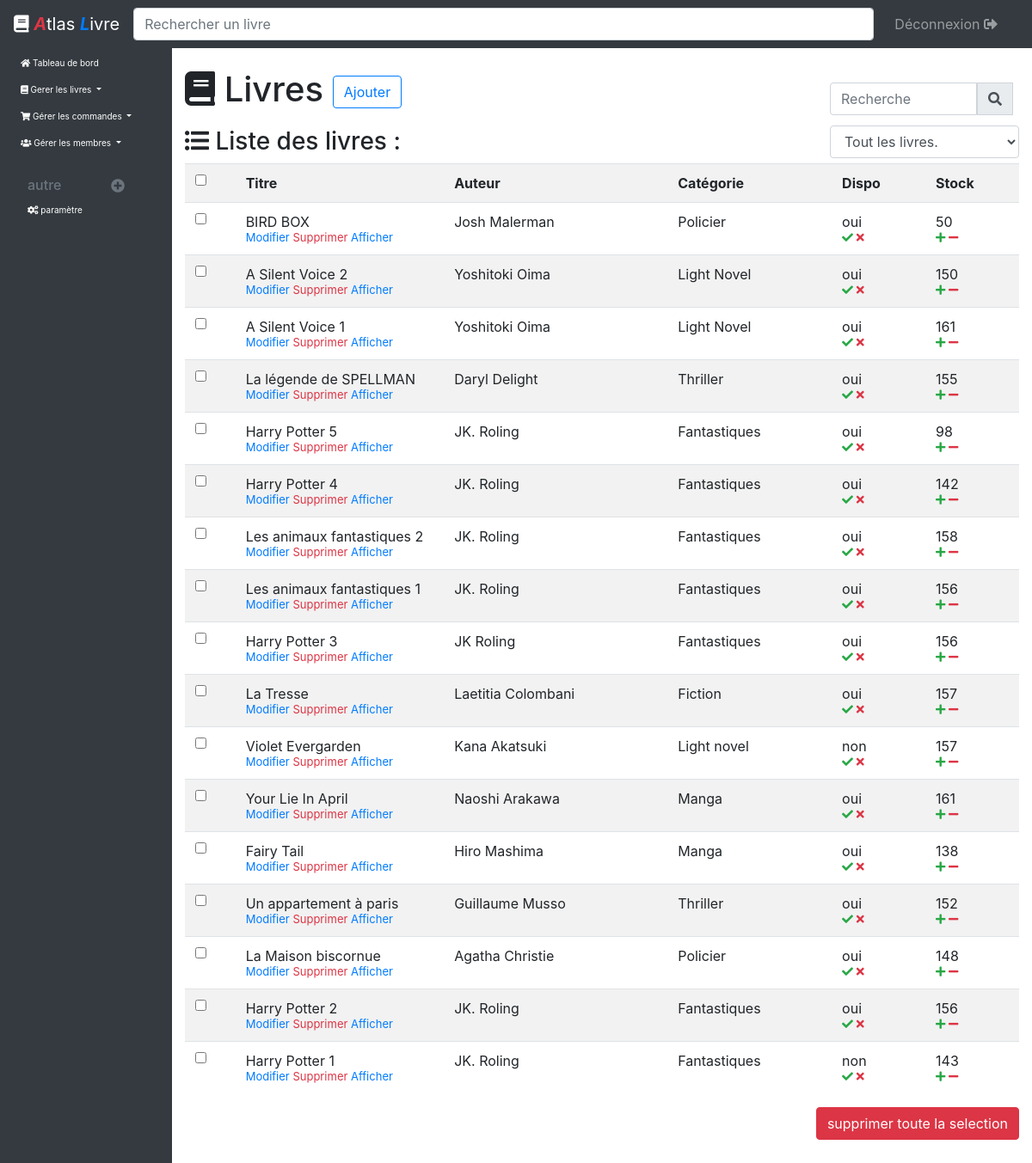
Screenshot of /Espace_admin/controleur/listeLivres_controleur.php (signed in) with the database file from the repository.
### tables this page shows
CREATE TABLE IF NOT EXISTS `livres` (
  `id` int(11) NOT NULL AUTO_INCREMENT,
  `titre` varchar(255) NOT NULL,
  `auteur` varchar(255) NOT NULL,
  `p_ach` int(11) NOT NULL,
  `dispo` varchar(11) NOT NULL,
  `stock` int(11) NOT NULL,
  `cat` varchar(255) NOT NULL,
  `nb_v` int(11) NOT NULL,
  `disc` text NOT NULL,
  `promo` int(11) NOT NULL,
  `image` varchar(255) NOT NULL,
  PRIMARY KEY (`id`)
);

### Espace_admin/controleur/listeLivres_controleur.php (called while the page is built, shortened)
<?php
    include('../../autre/bdd.php');
    include('../modele/livres_modele.php');
    if(isset($_GET['rech'])){
        $terme= htmlspecialchars($_GET['rech']);
		$terme= trim($terme);
		$terme = strip_tags($terme);
		$livres=rech($terme);
    }else{
        if(isset($_GET['c'])){
            switch($_GET['c']){
                case 2 :
                    $livres= livreFilter('stock=0');
                    break;
                case 3:
                    $livres = livreFilter('dispo="non"');
                    break;
            }
        }else{
            $livres = get_livres();
        }
    }
    include('../vue/listeLivres_vue.php');
?>

### Espace_admin/modele/livres_modele.php (called while the page is built, shortened)
<?php
    function get_livres(){
		global $bdd;
		$rep = $bdd->query ('SELECT * FROM livres ORDER BY id DESC ');
		return $rep;
	}
?>

### Espace_admin/vue/listeLivres_vue.php (the view, shortened to what this page needs)
<html>
<head>
    <link rel="stylesheet" href="../../css/bootstrap/dist/css/bootstrap.min.css" />
    <link rel="stylesheet" href="../../css/bootstrap/icone/css/all.css">
    <link href="../../css/style_admin.css" rel="stylesheet" />
</head>
<body>
    <?php include("../autre/menu.php"); ?>
    <section class="container-fluid col-lg-10 offset-lg-2 col-md-9 offset-md-3" id='princi'>
        <div class="row">
            <h1 style="margin-bottom:20px;" class="col-sm-9"><i class="fas fa-book"></i> Livres <a class="btn btn-outline-primary" href="ajouterLivre_controleur.php">Ajouter</a></h1>
            <form class="form-inline my-2 my-lg-0 col-sm-3" style="padding-top:10px;" method="get" action="listeLivres_controleur.php?">
                <div class="input-group mb-2 mr-sm-2">
                    <input type="search" class="form-control" placeholder="Recherche" id="recherche" name="rech">
                    <div class="input-group-prepend">
                        <button type="submit" class="input-group-text" id="logosearch"><i class="fas fa-search"></i></button>
                    </div>
                </div>
            </form>
        </div>
        <article>
            <div class="row">
                <h3 class=" col-sm-5"><i class="fas fa-list-ul"></i> Liste des livres :</h3>
                <div class="col-sm-3 offset-sm-4" style="margin-top:10px;">
                    <select id="select" class="form-control" onChange="location = this.options[this.selectedIndex].value;" style="margin-top : -12px;">
                        <option id=1 value="listeLivres_controleur.php?">Tout les livres.</option>
                    </select>
                </div>
            </div>
            <div class="table-responsive">
                <form method="post" action="listeLivres_controleur.php">
                    <table class="table table-striped table-condensed ">
                        <tr>
                            <th><input type="checkbox" id="all" onclick="rep();" /></th>
                            <th>Titre</th>
                            <th>Auteur</th>
                            <th>Catégorie</th>
                            <th>Dispo</th>
                            <th>Stock</th>
                        </tr>
                        <?php while($livre=$livres->fetch()){?>
                        <tr>
                            <td><input type="checkbox" name="num[]" value="<?php echo $livre['id']; ?>" /></td>
                            <td style="width:25%;">
                                <?php echo $livre['titre']; ?><br />
                                <span style="font-size:13px; ">
                                    <a href="modifierLivre_controleur?livre=<?php echo $livre['id']; ?>">Modifier</a>
                                    <a href="#" data-toggle="modal" data-target="#alert_anul<?php echo $livre['id']; ?>" style="color:#dc3545;">Supprimer</a>
                                    <a href="afficherLivre_controleur?livre=<?php echo $livre['id']; ?>">Afficher</a>
                                </span>
                            </td>
                            <td><?php echo $livre['auteur']; ?></td>
                            <td><?php echo $livre['cat']; ?></td>
                            <td><?php echo $livre['dispo']; ?><br />
                                <span style="font-size:13px; ">
                                    <a href="listeLivres_controleur?oui=<?php echo $livre['id']; if(isset($_GET['c'])){ echo '&c='.$_GET['c'];} ?>" style="color:#28a745;"><i class="fas fa-check"></i></a>
                                    <a href="listeLivres_controleur?non=<?php echo $livre['id']; if(isset($_GET['c'])){ echo '&c='.$_GET['c'];} ?>" style="color:#dc3545;"><i class="fas fa-times"></i></a>
                                </span>
                            </td>
                            <td><?php echo $livre['stock']; ?><br />
                                <span>
                                    <span style="font-size:13px; ">
                                        <a href="listeLivres_controleur?plus=<?php echo $livre['id']; if(isset($_GET['c'])){ echo '&c='.$_GET['c'];}  ?>" style="color:#28a745;"><i class="fas fa-plus"></i></a>
                                        <a href="listeLivres_controleur?minus=<?php echo $livre['id']; if(isset($_GET['c'])){ echo '&c='.$_GET['c'];} ?>" style="color:#dc3545;"><i class="fas fa-minus"></i></a>
                                    </span>
                                </span>
                            </td>
                        </tr>
                        <?php } ?>
                    </table>
                    <input type="submit" value="supprimer toute la selection" name="suppSlec" class="btn btn-danger float-right" />
                </form>
            </div>
        </article>
    </section>
</body>
</html>

### Espace_admin/autre/menu.php (shortened to what this page needs)
<nav class="navbar navbar-expand-md navbar-dark bg-dark fixed-top">
    <a class="navbar-brand" href="tabBord_controleur.php" style="text-align:center;"><i class="fas fa-book"></i>
        <i style="color:#dc3545; font-weight:bold;"> A</i>tlas <i style="color:#007bff; font-weight:bold;">L</i>ivre
    </a>
    <div class="collapse navbar-collapse" id="navbarSupportedContent">
        <form class="w-100" style="margin-bottom:0px;" action="listeLivres_controleur.php" method="get">
            <input class="form-control form-control-dark w-100" type="text" placeholder="Rechercher un livre" aria-label="Recherche" name="rech">
        </form>
        <ul class="navbar-nav px-3">
            <li class="nav-item text-nowrap">
                <a class="nav-link" href="deco.php">Déconnexion <i class="fas fa-sign-out-alt"></i></a>
            </li>
        </ul>
    </div>
</nav>
<nav class="navbar col-lg-2 col-md-3 bg-dark navbar-expand-md" id="nav_hori">
    <div class="collapse navbar-collapse" id="navbarSupportedContent">
        <div class="sidebar-sticky">
            <ul class="navbar-nav flex-column">
                <li class="nav-item text-nowrap">
                    <a class="nav-link active" href="tabBord_controleur.php">
                        <i class="fas fa-home"></i> Tableau de bord
                    </a>
                </li>
                <li class="nav-item dropdown">
                    <a class="nav-link dropdown-toggle" href="#" id="navbarDropdown" role="button" data-toggle="dropdown" aria-haspopup="true" aria-expanded="true">
                        <i class="fas fa-book"></i> Gerer les livres
                    </a>
                </li>
                <li class="nav-item dropdown">
                    <a class="nav-link dropdown-toggle" href="#" id="navbarDropdown" role="button" data-toggle="dropdown" aria-haspopup="true" aria-expanded="true">
                        <i class="fas fa-shopping-cart"></i> Gérer les commandes
                    </a>
                </li>
                <li class="nav-item dropdown">
                    <a class="nav-link dropdown-toggle" href="#" id="navbarDropdown" role="button" data-toggle="dropdown" aria-haspopup="true" aria-expanded="true">
                        <i class="fas fa-users"></i> Gérer les membres </a>
                </li>
            </ul>
            <h6 class="sidebar-heading d-flex justify-content-between align-items-center px-3 mt-4 mb-1 text-muted">
                <span>autre</span>
                <a class="d-flex align-items-center text-muted" href="#">
                    <i class="fas fa-plus-circle"></i>
                </a>
            </h6>
            <ul class="nav flex-column mb-2">
                <li class="nav-item">
                    <a class="nav-link" href="param_controleur.php">
                        <i class="fas fa-cogs"></i> paramètre
                    </a>
                </li>
            </ul>
        </div>
    </div>
</nav>

### css/style_admin.css (style rules this page uses)
#nav_hori a { color: white; }
#nav_hori { height: 100%; font-size: 15px; margin-top: -30px; position: fixed; display: initial; }
#princi { margin-top: 80px; margin-bottom: 80px; }
@media screen and (max-width: 1280px) { #nav_hori { font-size: 10px; } }

### rows the page displays
livres: titre "BIRD BOX", auteur "Josh Malerman", cat "Policier", dispo "oui", stock "50"
livres: titre "A Silent Voice 2", auteur "Yoshitoki Oima", cat "Light Novel", dispo "oui", stock "150"
livres: titre "A Silent Voice 1", auteur "Yoshitoki Oima", cat "Light Novel", dispo "oui", stock "161"
livres: titre "La légende de SPELLMAN", auteur "Daryl Delight", cat "Thriller", dispo "oui", stock "155"
livres: titre "Harry Potter 5", auteur "JK. Roling", cat "Fantastiques", dispo "oui", stock "98"
livres: titre "Harry Potter 4", auteur "JK. Roling", cat "Fantastiques", dispo "oui", stock "142"
livres: titre "Les animaux fantastiques 2", auteur "JK. Roling", cat "Fantastiques", dispo "oui", stock "158"
livres: titre "Les animaux fantastiques 1", auteur "JK. Roling", cat "Fantastiques", dispo "oui", stock "156"
livres: titre "Harry Potter 3", auteur "JK Roling", cat "Fantastiques", dispo "oui", stock "156"
livres: titre "La Tresse", auteur "Laetitia Colombani", cat "Fiction", dispo "oui", stock "157"
livres: titre "Violet Evergarden", auteur "Kana Akatsuki", cat "Light novel", dispo "non", stock "157"
livres: titre "Your Lie In April", auteur "Naoshi Arakawa", cat "Manga", dispo "oui", stock "161"
livres: titre "Fairy Tail", auteur "Hiro Mashima", cat "Manga", dispo "oui", stock "138"
livres: titre "Un appartement à paris", auteur "Guillaume Musso", cat "Thriller", dispo "oui", stock "152"
livres: titre "La Maison biscornue", auteur "Agatha Christie", cat "Policier", dispo "oui", stock "148"
livres: titre "Harry Potter 2", auteur "JK. Roling", cat "Fantastiques", dispo "oui", stock "156"
livres: titre "Harry Potter 1", auteur "JK. Roling", cat "Fantastiques", dispo "non", stock "143"
